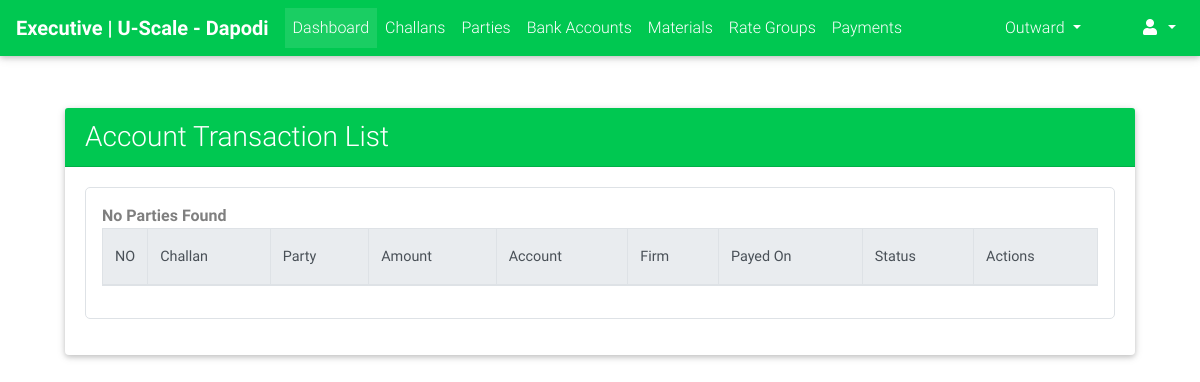
Before: /cms_admin/payments/account_transactions/list/ (signed in) with the older database file.
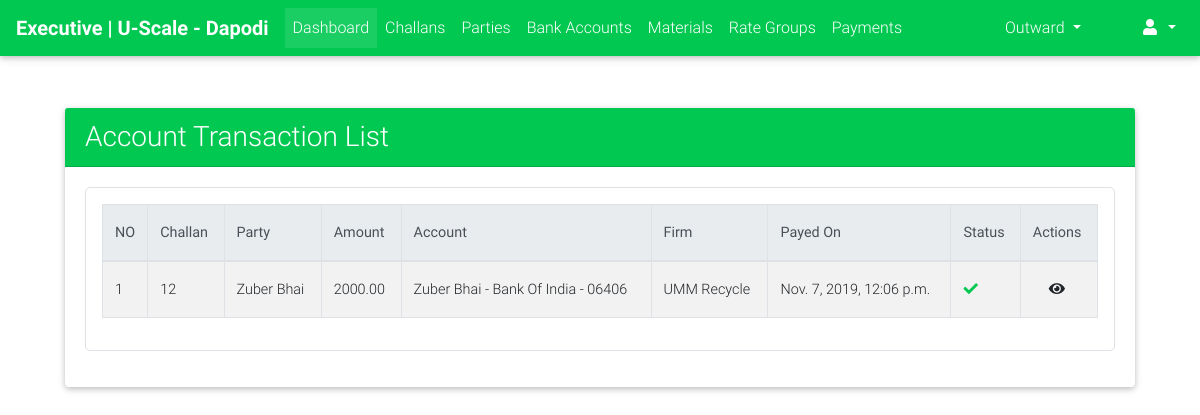
After: the same page with the newer database file.
### payments/models.py (models this page shows, shortened)
class AccountTransaction(models.Model):
    STATUS_CHOICES = (("PN", "Pending"), ("DN", "Done"))
    payment_code = models.CharField(max_length=32, blank=True, null=True)
    payment = models.ForeignKey("Payment", on_delete=models.CASCADE)
    bank_account = models.ForeignKey("bank_accounts.BankAccount", on_delete=models.CASCADE, blank=True, null=True)
    payment_party = models.ForeignKey("payment_parties.PaymentParty", on_delete=models.SET_NULL, blank=True, null=True)
    amount = models.DecimalField(max_digits=9, decimal_places=2)
    created_on = models.DateTimeField(auto_now_add=True)
    payed_on = models.DateTimeField(blank=True, null=True)
    extra_info = models.TextField(blank=True)
    photo = models.ImageField(upload_to="payments/account_transactions/photos/", blank=True, null=True)
    status = models.CharField(max_length=2, choices=STATUS_CHOICES, default="PN")

class Payment(models.Model):
    PAYMENT_MODE_CHOICES = (("DP", "Direct Payment"), ("AL", "Account Less"))
    PAYMENT_STATUS_CHOICES = (("PN", "Pending"), ("DN", "Done"))
    challan = models.OneToOneField("challans.Challan", on_delete=models.CASCADE)
    payment_mode = models.CharField(max_length=2, choices=PAYMENT_MODE_CHOICES, blank=True, null=True)
    status = models.CharField(max_length=2, choices=PAYMENT_STATUS_CHOICES, default="PN")
    payed_amount = models.DecimalField(max_digits=9, decimal_places=2, default=0.00)
    amount = models.DecimalField(max_digits=9, decimal_places=2, null=True, blank=True)
    payed_on = models.DateTimeField(blank=True, null=True)
    image = models.ImageField(upload_to="payments/", blank=True, null=True)
    extra_info = models.TextField(blank=True)
    created_on = models.DateTimeField(auto_now_add=True)

### challans/models.py (models this page shows, shortened)
class Challan(models.Model):
    STATUS_CHOICES = (("PN", "Pending"), ("DN", "Done"))
    created_by = models.ForeignKey(User, on_delete=models.PROTECT)
    party = models.ForeignKey("parties.Party", on_delete=models.CASCADE)
    challan_no = models.PositiveIntegerField(blank=True, null=True)
    vehicle_details = models.CharField(max_length=128, blank=True, null=True)
    weights_amount = models.DecimalField(max_digits=9, decimal_places=2, default=decimal.Decimal(0.00))
    extra_charges = models.DecimalField(verbose_name="Kata Charges", max_digits=9, decimal_places=2,
                                        default=decimal.Decimal(0.00), validators=[MinValueValidator(limit_value=0), MaxValueValidator(limit_value=100)])
    round_amount = models.DecimalField(max_digits=4, decimal_places=2, default=decimal.Decimal(0.00), validators=[MinValueValidator(limit_value=-10), MaxValueValidator(limit_value=10)])
    total_amount = models.DecimalField(max_digits=9, decimal_places=2, default=decimal.Decimal(0.00), validators=[MinValueValidator(limit_value=0)])
    image = models.ImageField(upload_to="payments/", blank=True, null=True)
    extra_info = models.TextField(blank=True)
    created_on = models.DateTimeField(auto_now_add=True, editable=True)
    updated_on = models.DateTimeField(auto_now=True, editable=True)
    is_entries_done = models.BooleanField(default=False)
    is_reports_done = models.BooleanField(default=False)
    is_rates_assigned = models.BooleanField(default=False)
    is_payed = models.BooleanField(default=False)
    status = models.CharField(max_length=2, choices=STATUS_CHOICES, default="PN")

### bank_accounts/models.py (models this page shows, shortened)
class BankAccount(models.Model):
    party = models.ForeignKey("parties.Party", on_delete=models.CASCADE)
    amount_limit = models.DecimalField(max_digits=9, decimal_places=2, default=Decimal(1000000), editable=False)
    account_holder = models.CharField(max_length=128)
    acc_no = models.CharField(max_length=32)
    ifsc_code = models.CharField(max_length=11, validators=[MinLengthValidator(limit_value=11)])
    bank_name = models.CharField(max_length=64)
    branch_name = models.CharField(max_length=64, blank=True)
    is_active = models.BooleanField(default=True)
    @property
    def get_display_text(self):
        return "{} - {} - {}".format(self.party.get_display_text, self.bank_name, self.acc_no[-5:])

### parties/models.py (models this page shows, shortened)
class Party(models.Model):
    RATE_TYPE_CHOICES = (("GR", "Group Rate"), ("IR", "Individual Rate"))
    rate_type = models.CharField(max_length=2, choices=RATE_TYPE_CHOICES)
    rate_group = models.ForeignKey("rates.RateGroup", on_delete=models.PROTECT, blank=True, null=True)
    name = models.CharField(max_length=128)
    party_code = models.CharField(max_length=32, blank=True)
    address = models.TextField(blank=True)
    phone = models.CharField(max_length=13)
    whatsapp = models.CharField(max_length=13, blank=True)
    email = models.EmailField(blank=True, null=True)
    extra_info = models.TextField(blank=True)
    is_wallet_party = models.BooleanField(default=False)
    is_active = models.BooleanField(default=True)
    def __str__(self):
        return self.name
    @property
    def get_display_text(self):
        return self.name
    class Meta:
        verbose_name = "Party"
        verbose_name_plural = "Parties"

### payment_parties/models.py (models this page shows)
class PaymentParty(models.Model):
    name = models.CharField(max_length=128)
    is_self_firm = models.BooleanField(default=False)
    account_details = models.TextField(blank=True)
    def __str__(self):
        return self.name

### cms_admin/views.py (the view)
class AccountTransactionListView(LoginRequiredMixin, ListView):
    model = AccountTransaction
    template_name = "cms_admin/payments/account_transactions/list.html"
    context_object_name = "account_transactions"
    ordering = "-id"

### cms_admin/templates/cms_admin/payments/account_transactions/list.html (shortened to what this page needs)
{% extends "cms_admin/base.html" %}
{% load crispy_forms_tags %}
{% load static %}
{% block custom_links %}
    <link href="{% static "css/addons/datatables.min.css" %}" rel="stylesheet">
    <link href="{% static "css/addons/datatables-select.min.css" %}" rel="stylesheet">
{% endblock %}
{% block content %}
    <br><br>
    <div class="col-lg-11 m-auto">
        <div class="card">
            <div class="card-header bg-success text-white">
                <h3 class="m-auto">Account Transaction List</h3>
            </div>
            <div class="card-body">
                 <div class="table p-3 border" style="border-radius: 5px">
                     <table id="dt-basic-checkbox" class="table table-striped table-bordered" cellspacing="0" width="100%">
                         <thead class="thead-light">
                            <th style="width: 30px">NO</th>
                            <th>Challan</th>
                            <th>Party</th>
                            <th>Amount</th>
                            <th>Account</th>
                            <th>Firm</th>
                            <th>Payed On</th>
                            <th>Status</th>
                            <th>Actions</th>
                         </thead>
                         <tbody>
                             {% if account_transactions %}
                                 {% for account_transaction in account_transactions %}
                                     <tr>
                                        <td>{{ forloop.counter }}</td>
                                         <td>{{ account_transaction.payment.challan.challan_no }}</td>
                                        <td>{{ account_transaction.bank_account.party }}</td>
                                        <td>{{ account_transaction.amount }}</td>
                                        <td>{{ account_transaction.bank_account.get_display_text }}</td>
                                        <td>{{ account_transaction.payment_party }}</td>
                                        <td>{{ account_transaction.payed_on }}</td>
                                        <td>
                                            {% if account_transaction.status == "DN" %}
                                                <i class="fa fa-check text-success"></i>
                                            {% else %}
                                                <i class="fa fa-times text-danger"></i>
                                            {% endif %}
                                        </td>
                                        <td class="m-auto">
                                            <a class="m-3" href="{{ account_transaction.get_admin_absolute_url }}"><i class="fa fa-eye"></i></a>
                                        </td>
                                     </tr>
                                 {% endfor %}
                             {% else %}
                                 <span class="text-black-50 font-weight-bold">No Parties Found</span>
                             {% endif %}
                         </tbody>
                    </table>
                 </div>
            </div>
        </div>
    </div>
{% endblock %}

Changed rows visible on the page:
added AccountTransaction: payment.challan.challan_no "12", bank_account.party "Zuber Bhai", amount "2000.00", bank_account.get_display_text "Zuber Bhai - Bank Of India - 06406", payment_party "UMM Recycle", payed_on "Nov. 7, 2019, 12:06 p.m.", status "DN" (drawn)
Other visible differences:
text no longer shown: "No Parties Found"
